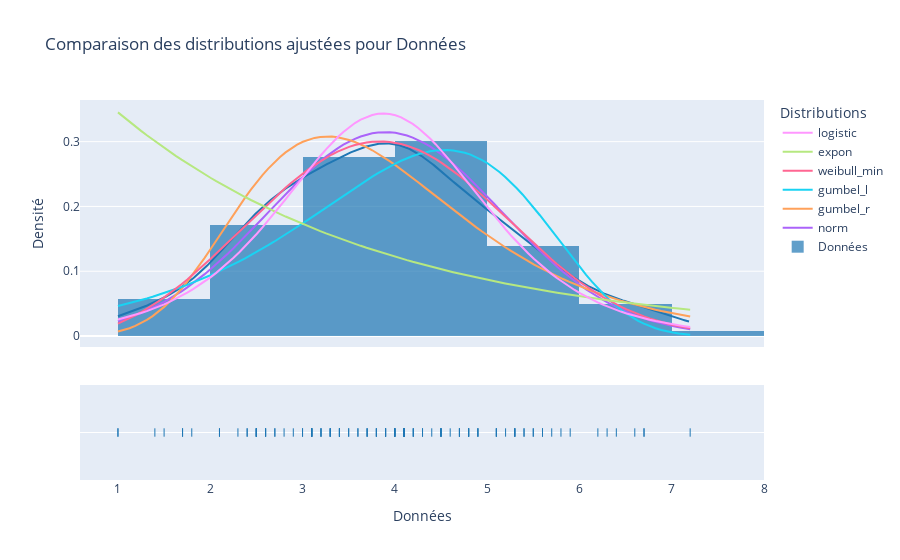

The cell this chart's notebook holds for it:
### Markdown cell above
### Détermination de la Hauteur Optimale de la Digue

 🎯 Objectif : Nous cherchons à déterminer la hauteur optimale de la digue en analysant la distribution des hauteurs de crues.

 📌 Méthodologie : Calculer le **percentile 95%** des hauteurs de crues.

 💡 Interprétation : Une digue dimensionnée selon le **percentile 95%** couvre 95% des crues historiques. **5% des crues** risquent encore de dépasser cette hauteur, mais cela réduit considérablement les coûts de construction.

### Code cell
data = df["Hauteur"]

distributions = {
    "norm": stats.norm,
    "gumbel_r": stats.gumbel_r,
    "gumbel_l": stats.gumbel_l,
    "weibull_min": stats.weibull_min,
    "expon": stats.expon,
    "logistic": stats.logistic
}

best_dist = None 
best_stat = float("inf")

#Anderson-Darling adequation sur valeurs extremes
for name, dist in distributions.items():
    params = dist.fit(data)  
    ad_stat, critical_values, significance = stats.anderson(data, dist=name)
    print(f"{name} : Anderson-Darling Stat = {ad_stat:.5f}, seuil critique = {critical_values[2]:.5f}")

    #plus petite stat AD
    if ad_stat < best_stat:
        best_stat = ad_stat
        best_dist = name

print(f"\n✅ Meilleure distribution selon le test d'Anderson-Darling : {best_dist} (AD Stat = {best_stat:.5f})")
plot_fitted_distributions(data, distributions)
